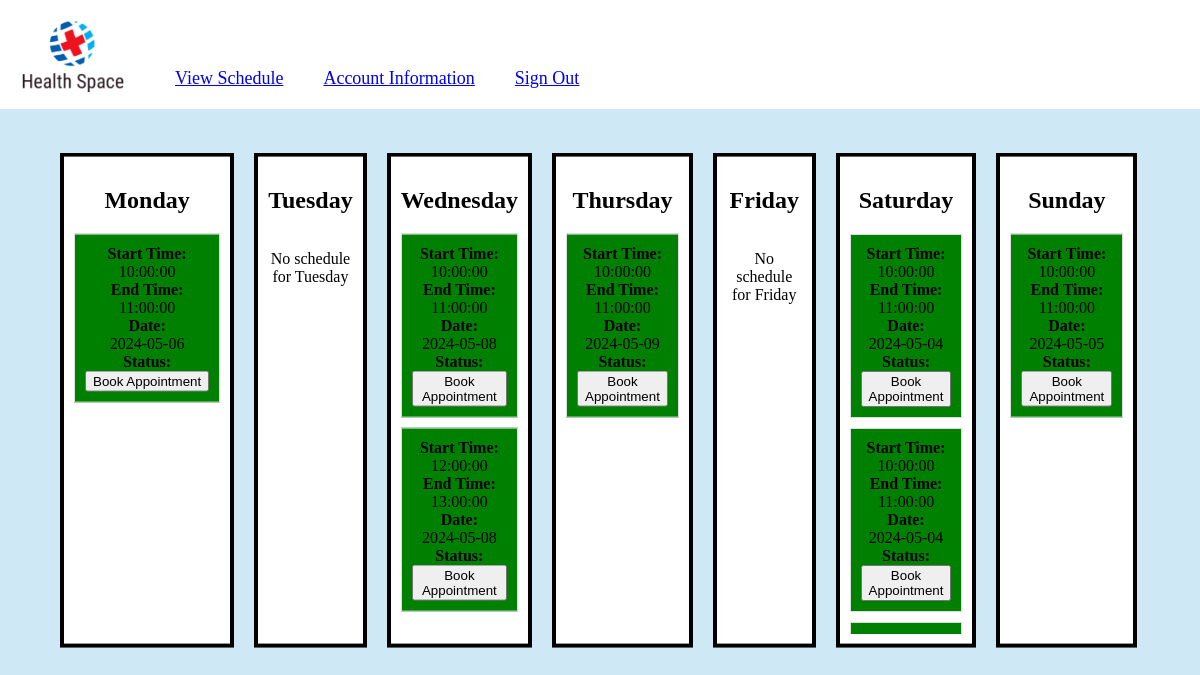
The app's page /StaffPHP/appointmentSystem.php (signed in) with its own data.
### tables this page shows
CREATE TABLE `appointment` (
  `appointment_id` int(11) NOT NULL,
  `staff_id` int(11) DEFAULT NULL,
  `day_of_week` date NOT NULL,
  `start_time` time NOT NULL,
  `end_time` time NOT NULL,
  `appointment_status` text DEFAULT NULL,
  `during_appointment` text NOT NULL,
  `check_in_status` text NOT NULL
);

### StaffPHP/appointmentSystem.php (the view, shortened to what this page needs)
<?php
include("../Include/db_connection.php");
include("../Include/staffHeader.php");
if (isset($_GET['appointment_request_id'])) {
    $defaultAppointmentRequestId = $_GET['appointment_request_id'];
} else {
    $defaultAppointmentRequestId = null;
}
$sql = "SELECT * FROM appointment WHERE appointment_status IS NULL";
$result = $conn->query($sql);
$scheduleByDay = array();
while ($row = $result->fetch_assoc()) {
    $dayOfWeek = date('l', strtotime($row['day_of_week']));
    $scheduleByDay[$dayOfWeek][] = $row;
}
$daysOfWeek = array('Monday', 'Tuesday', 'Wednesday', 'Thursday', 'Friday', 'Saturday', 'Sunday');
?>
<!DOCTYPE html>
<html lang="en">
<head>
    <link rel="stylesheet" href="../CSS/style.css">
</head>
<body>
<h1>Timetable</h1>
<div class="schedule-grid">
    <?php
    foreach ($daysOfWeek as $day) {
        echo "<div class='schedule-day'>";
        echo "<h2>$day</h2>";
        echo "<div class='schedule-items'>";
        if (!empty($scheduleByDay[$day])) {
            foreach ($scheduleByDay[$day] as $scheduleItem) {
                $statusClass = ($scheduleItem['appointment_status'] == 'booked') ? 'booked' : 'available';
                echo "<div class='schedule-item $statusClass'>";
                echo "<strong>Start Time:</strong> " . $scheduleItem["start_time"] . "<br>";
                echo "<strong>End Time:</strong> " . $scheduleItem["end_time"] . "<br>";
                echo "<strong>Date:</strong> " . $scheduleItem["day_of_week"] . "<br>";
                echo "<strong>Status:</strong> " . $scheduleItem["appointment_status"];
                echo "<button class='appointment-button' data-appointment-id='" . $scheduleItem["appointment_id"] . "' data-appointment-request-id='" . $defaultAppointmentRequestId . "'>Book Appointment</button>";
                echo "</div>";
            }
        } else {
            echo "<p>No schedule for $day</p>";
        }
        echo "</div>";
        echo "</div>";
    }
    ?>
</div>
</body>
</html>

### Include/staffHeader.php (shortened to what this page needs)
<?php
include("../Include/db_connection.php");
if(isset($_SESSION["staff_id"])) {
    $staff_id = $_SESSION['staff_id'];
    $sql_receptionist = "SELECT * FROM staff WHERE staff_id='$staff_id' AND role='Receptionist'";
    $result_receptionist = $conn->query($sql_receptionist);
    $sql_doctor = "SELECT * FROM staff WHERE staff_id='$staff_id' AND role='Doctor'";
    $result_doctor = $conn->query($sql_doctor);
    if ($result_receptionist->num_rows > 0) {
      echo '<header>
              <a href="../StaffPHP/staffHome.php">
                <img src="../Image/Logo.png" alt="Header Image" class="header-image">
              </a>
              <a href="../StaffPHP/appointmentRequests.php" class="btn"> Appointment Requests </a>
              <a href="../StaffPHP/checkInPatient.php" class="btn"> Check In Patient </a>
              <a href="../StaffPHP/staffAccountInfo.php" class="btn"> Account Information </a>
              <a href="../GeneralPHP/Login.php" class="btn">Sign Out</a>
            </header>';
    } elseif ($result_doctor->num_rows > 0) {
      echo '<header>
            <a href="../StaffPHP/staffHome.php">
              <img src="../Image/Logo.png" alt="Header Image" class="header-image">
            </a>
            <a href="../StaffPHP/viewSchedule.php" class="btn"> View Schedule </a>
            <a href="../StaffPHP/staffAccountInfo.php" class="btn"> Account Information </a>
            <a href="../GeneralPHP/Login.php" class="btn">Sign Out</a>
          </header>';
  }
}
?>

### CSS/style.css (style rules this page uses)
body { background-color: #b0daef9d; margin-bottom: 50px; }
header { position:fixed; background-color: white; padding: 10px; display: flex; width:100%; left:0; align-items: flex-end; }
header { top:0; }
.header-image { width: 125px; height: auto; margin-right: 20px; }
.btn { padding:10px 20px; font-size: 18px; border:none; background-color: white; align-items: flex-end; }
.schedule-grid { display: grid; grid-template-columns: auto repeat(7, 1fr); grid-gap: 20px; border-collapse: collapse; width: 100%; position: fixed; top: 50%; left: 55%; transform: translate(-50%, -50%); }
.schedule-day { border: 4px solid black; background-color: white; padding: 10px; text-align: center; }
.schedule-items { margin-top: 10px; max-height: 400px; overflow-y: auto; }
.schedule-item { border: 1px solid #ddd; padding: 10px; margin-bottom: 10px; }
.schedule-item strong { display: block; }
.available { background-color: green; }
h2 { text-align: center; }

### records on screen
appointment: start_time "10:00:00", end_time "11:00:00", day_of_week "2024-05-06"
appointment: start_time "10:00:00", end_time "11:00:00", day_of_week "2024-05-08"
appointment: start_time "12:00:00", end_time "13:00:00", day_of_week "2024-05-08"
appointment: start_time "10:00:00", end_time "11:00:00", day_of_week "2024-05-09"
appointment: start_time "10:00:00", end_time "11:00:00", day_of_week "2024-05-04"
appointment: start_time "10:00:00", end_time "11:00:00", day_of_week "2024-05-04"
appointment: start_time "10:00:00", end_time "11:00:00", day_of_week "2024-05-05"

### other values on screen
$day "Monday"
$day "Tuesday"
$day "Wednesday"
$day "Thursday"
$day "Friday"
$day "Saturday"
$day "Sunday"
